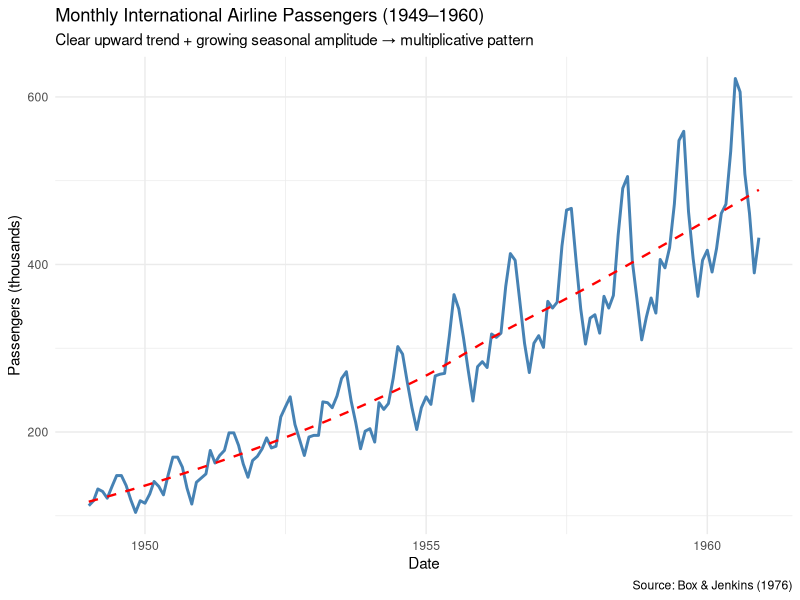
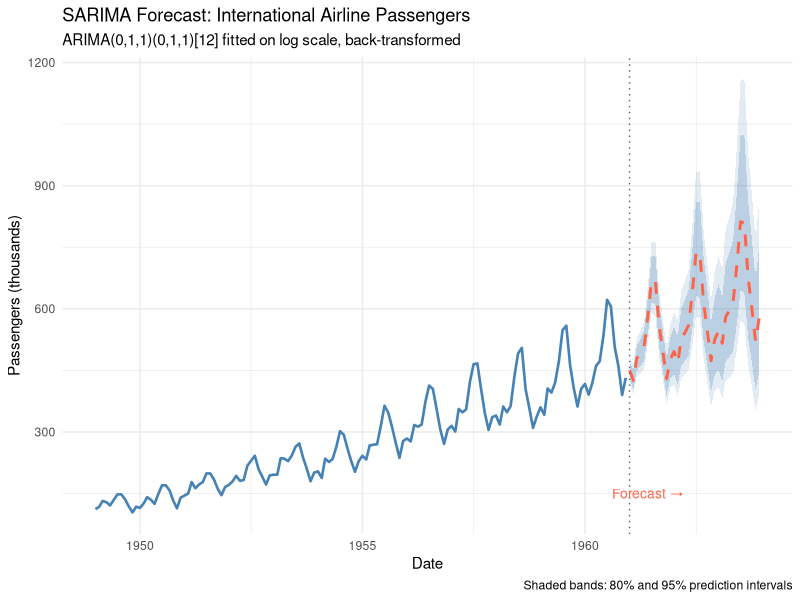
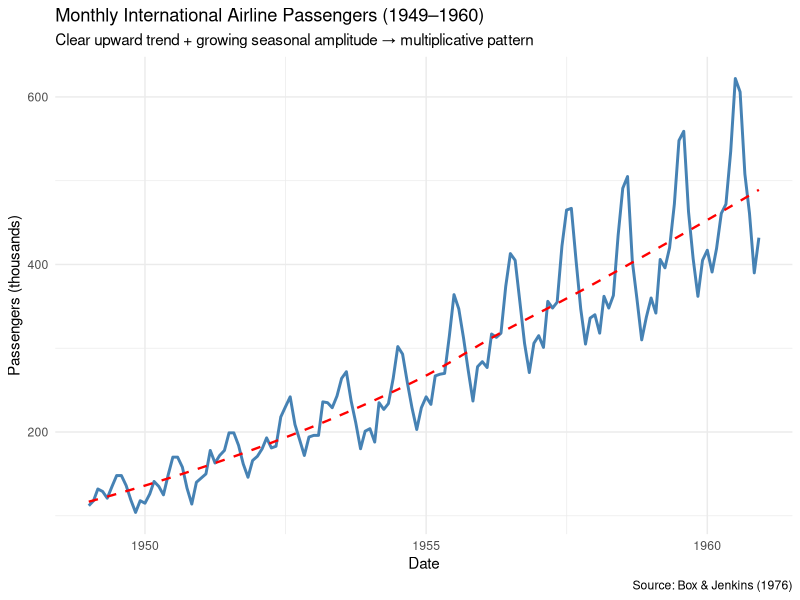
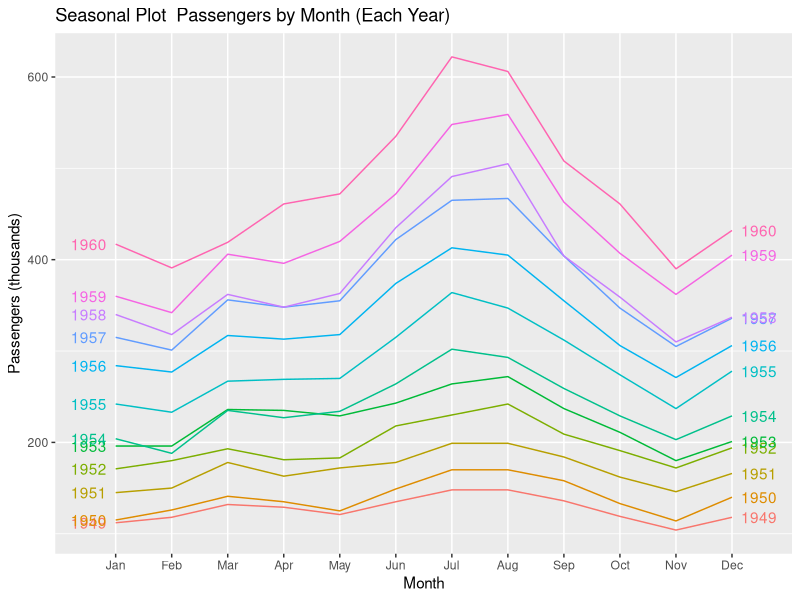
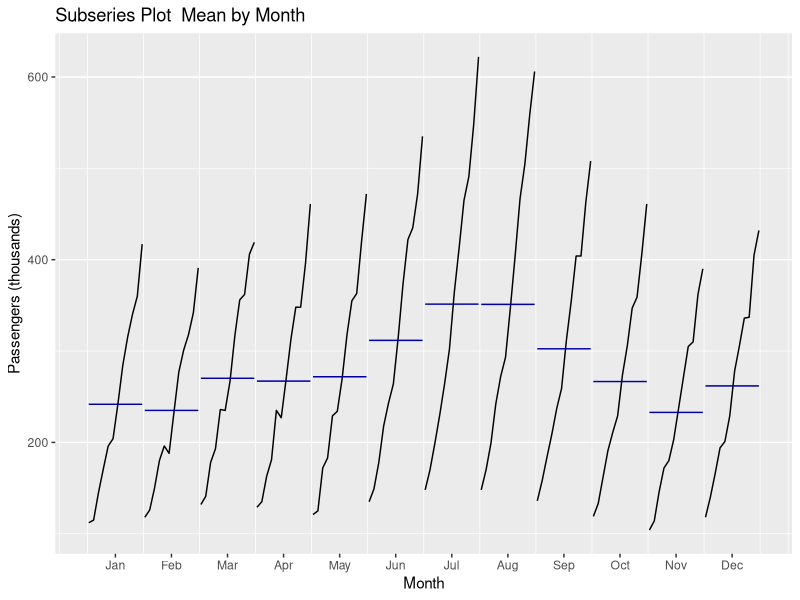
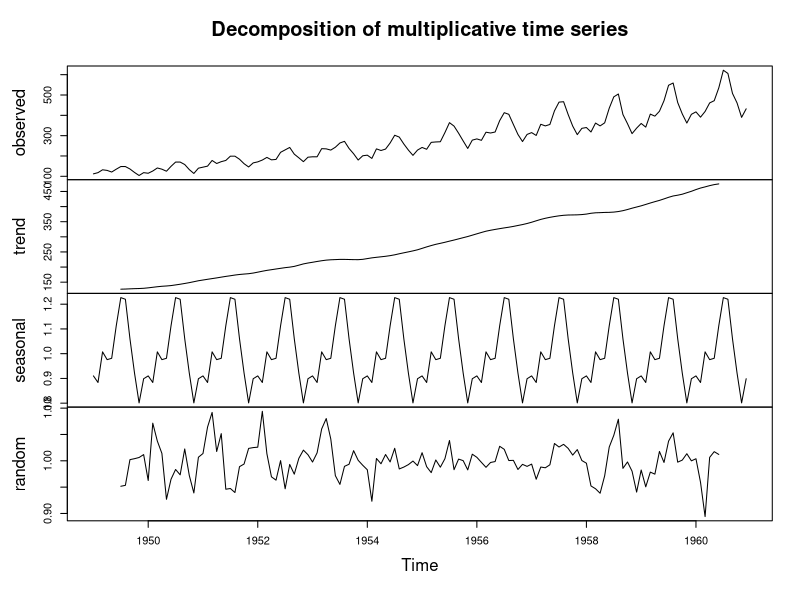
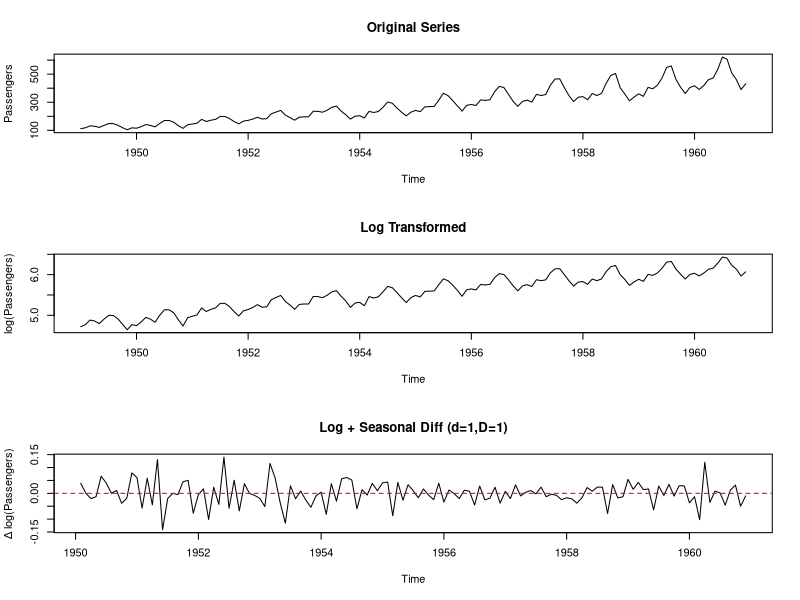
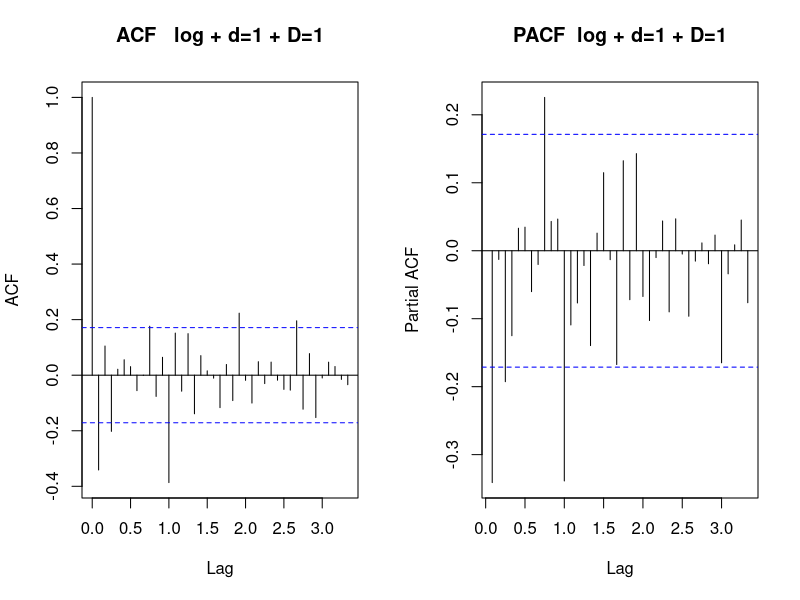

R code for these plots, in order:
# Copyright (c) 2026 Janak Rudani. All rights reserved.
# Provenance: Jrudani21/air-passengers-timeseries/timeseries_analysis.R e278e480c5c6820c
# ============================================================
# Air Passengers: Time Series Forecasting
# STAT 4000 Portfolio Project 4  R Implementation
# Author: Jrudani21
# ============================================================
# Dataset: AirPassengers  built into base R (no download needed)
# Monthly international airline passengers, Jan 1949 – Dec 1960
# ============================================================

# ── 0. Packages ──────────────────────────────────────────────
# install.packages(c("tidyverse","forecast","tseries","ggplot2","zoo"))
library(tidyverse)
library(forecast)    # auto.arima(), forecast(), ggseasonplot()
library(tseries)     # adf.test(), kpss.test()
library(ggplot2)

# ── 1. Load Data ─────────────────────────────────────────────
data("AirPassengers")   # built-in R dataset

cat("Class:", class(AirPassengers), "\n")
cat("Start:", start(AirPassengers), "| End:", end(AirPassengers), "\n")
cat("Frequency:", frequency(AirPassengers), "(monthly)\n")
cat("Length:", length(AirPassengers), "observations\n")
cat("Range:", min(AirPassengers), "–", max(AirPassengers), "thousand passengers\n")

# Convert to tidy data frame for ggplot
air_df <- data.frame(
  date       = seq(as.Date("1949-01-01"), by = "month", length.out = 144),
  passengers = as.numeric(AirPassengers)
)

# ── 2. Time Series Plot ───────────────────────────────────────
ggplot(air_df, aes(x = date, y = passengers)) +
  geom_line(colour = "steelblue", linewidth = 1) +
  geom_smooth(method = "loess", se = FALSE, colour = "red",
              linetype = "dashed", linewidth = 0.8) +
  labs(title    = "Monthly International Airline Passengers (1949–1960)",
       subtitle = "Clear upward trend + growing seasonal amplitude → multiplicative pattern",
       x        = "Date",
       y        = "Passengers (thousands)",
       caption  = "Source: Box & Jenkins (1976)") +
  theme_minimal()
ggsave("figures/01_raw_series.png", width = 10, height = 5)

# ── 3. Seasonal Plot ─────────────────────────────────────────
png("figures/02_seasonal_plot.png", width = 800, height = 500)
ggseasonplot(AirPassengers,
             year.labels = TRUE,
             year.labels.left = TRUE,
             main = "Seasonal Plot  Passengers by Month (Each Year)",
             ylab = "Passengers (thousands)")
dev.off()

# Monthly subseries plot
png("figures/03_subseries_plot.png", width = 800, height = 500)
ggsubseriesplot(AirPassengers,
                main = "Subseries Plot  Mean by Month",
                ylab = "Passengers (thousands)")
dev.off()

# ── 4. Decomposition ─────────────────────────────────────────
# Multiplicative decomposition (amplitude grows with trend → use multiplicative)
decomp_mult <- decompose(AirPassengers, type = "multiplicative")

png("figures/04_decomposition.png", width = 900, height = 700)
plot(decomp_mult)  # R >= 4.5 sets the title itself; passing main= raises "formal argument main matched by multiple actual arguments"
dev.off()

cat("\nSeasonal indices (multiplicative):\n")
print(round(decomp_mult$seasonal[1:12], 4))

# ── 5. Stationarity Testing ───────────────────────────────────
cat("\n===== STATIONARITY TESTS  RAW SERIES =====\n")
adf_raw  <- adf.test(AirPassengers)
kpss_raw <- kpss.test(AirPassengers)
cat(sprintf("ADF  test: p = %.4f  (%s)\n",
            adf_raw$p.value,
            ifelse(adf_raw$p.value < 0.05, "stationary", "non-stationary")))
cat(sprintf("KPSS test: p = %.4f  (%s)\n",
            kpss_raw$p.value,
            ifelse(kpss_raw$p.value > 0.05, "stationary", "non-stationary")))

# Log transformation to stabilise variance
log_ap <- log(AirPassengers)

# First difference of log (removes trend)
d1_log_ap <- diff(log_ap, differences = 1)

# Seasonal difference (removes seasonality)
d1_d12_log_ap <- diff(d1_log_ap, lag = 12)

cat("\n===== STATIONARITY TESTS  LOG + DIFFERENCED =====\n")
adf_diff <- adf.test(d1_d12_log_ap)
cat(sprintf("ADF  test after log + d=1 + D=1: p = %.4f  (%s)\n",
            adf_diff$p.value,
            ifelse(adf_diff$p.value < 0.05, "stationary ✓", "still non-stationary")))

# Plot transformations
png("figures/05_transformations.png", width = 900, height = 700)
par(mfrow = c(3, 1))
plot(AirPassengers,       main = "Original Series",              ylab = "Passengers")
plot(log_ap,              main = "Log Transformed",              ylab = "log(Passengers)")
plot(d1_d12_log_ap,       main = "Log + Seasonal Diff (d=1,D=1)", ylab = "Δ log(Passengers)")
abline(h = 0, col = "red", lty = 2)
dev.off()

# ── 6. ACF & PACF ────────────────────────────────────────────
png("figures/06_acf_pacf.png", width = 900, height = 500)
par(mfrow = c(1, 2))
acf(d1_d12_log_ap,  lag.max = 40, main = "ACF   log + d=1 + D=1")
pacf(d1_d12_log_ap, lag.max = 40, main = "PACF  log + d=1 + D=1")
dev.off()

# ── 7. ARIMA Model Selection ──────────────────────────────────
cat("\n===== AUTO ARIMA =====\n")
arima_model <- auto.arima(
  log(AirPassengers),
  seasonal    = TRUE,
  stepwise    = FALSE,   # exhaustive search
  approximation = FALSE,
  trace       = TRUE
)
print(arima_model)
cat(sprintf("\nSelected model: ARIMA(%d,%d,%d)(%d,%d,%d)[12]\n",
            arima_model$arma[1], arima_model$arma[6], arima_model$arma[2],
            arima_model$arma[3], arima_model$arma[7], arima_model$arma[4]))

# ── 8. Residual Diagnostics ───────────────────────────────────
png("figures/07_arima_diagnostics.png", width = 900, height = 700)
checkresiduals(arima_model)
dev.off()

lb_test <- Box.test(arima_model$residuals, lag = 24, type = "Ljung-Box")
cat(sprintf("\nLjung-Box test (lag=24): χ²=%.3f, p=%.4f\n",
            lb_test$statistic, lb_test$p.value))
cat(ifelse(lb_test$p.value > 0.05,
           "p > 0.05 → residuals are white noise ✓\n",
           "p ≤ 0.05 → residuals show remaining autocorrelation\n"))

# ── 9. Forecast 36 Months Ahead ──────────────────────────────
fc <- forecast(arima_model, h = 36)

# Back-transform from log scale
fc_df <- data.frame(
  date     = seq(as.Date("1961-01-01"), by = "month", length.out = 36),
  mean     = exp(as.numeric(fc$mean)),
  lo80     = exp(as.numeric(fc$lower[,1])),
  hi80     = exp(as.numeric(fc$upper[,1])),
  lo95     = exp(as.numeric(fc$lower[,2])),
  hi95     = exp(as.numeric(fc$upper[,2]))
)

ggplot() +
  # Historical data
  geom_line(data = air_df, aes(x = date, y = passengers),
            colour = "steelblue", linewidth = 0.9) +
  # 95% CI ribbon
  geom_ribbon(data = fc_df,
              aes(x = date, ymin = lo95, ymax = hi95),
              fill = "steelblue", alpha = 0.15) +
  # 80% CI ribbon
  geom_ribbon(data = fc_df,
              aes(x = date, ymin = lo80, ymax = hi80),
              fill = "steelblue", alpha = 0.25) +
  # Forecast line
  geom_line(data = fc_df, aes(x = date, y = mean),
            colour = "tomato", linewidth = 1, linetype = "dashed") +
  # Dividing line at forecast start
  geom_vline(xintercept = as.Date("1961-01-01"),
             linetype = "dotted", colour = "grey40") +
  annotate("text", x = as.Date("1961-06-01"), y = 150,
           label = "Forecast →", colour = "tomato", size = 3.5) +
  labs(title    = "SARIMA Forecast: International Airline Passengers",
       subtitle = sprintf("ARIMA(%d,%d,%d)(%d,%d,%d)[12] fitted on log scale, back-transformed",
                          arima_model$arma[1], arima_model$arma[6], arima_model$arma[2],
                          arima_model$arma[3], arima_model$arma[7], arima_model$arma[4]),
       x        = "Date",
       y        = "Passengers (thousands)",
       caption  = "Shaded bands: 80% and 95% prediction intervals") +
  theme_minimal()
ggsave("figures/08_forecast.png", width = 11, height = 6)

# ── 10. Hold-Out Validation ───────────────────────────────────
# Train on 1949–1958, test on 1959–1960 (24 months)
train_ts <- window(log(AirPassengers), end   = c(1958, 12))
test_ts  <- window(log(AirPassengers), start = c(1959,  1))

val_model <- auto.arima(train_ts, seasonal = TRUE,
                        stepwise = FALSE, approximation = FALSE)
val_fc    <- forecast(val_model, h = 24)

# Accuracy on hold-out
acc <- accuracy(val_fc, test_ts)
cat("\n===== HOLD-OUT ACCURACY (1959–1960) =====\n")
print(acc)
cat(sprintf("Test MAPE on the log scale: %.2f%% (not passengers; shown for reference)\n", acc[2, "MAPE"]))
# MAPE that means something: back-transform to passengers first
mape_orig <- mean(abs(exp(test_ts) - exp(val_fc$mean)) / exp(test_ts)) * 100
cat(sprintf("Test MAPE on the passenger scale: %.2f%%\n", mape_orig))

# ── 11. Winnipeg Weather Bonus ────────────────────────────────
# Connects directly to your Assignment 5!
# Uncomment and run if you have the weather.csv from your course

# weather <- read.csv("data/weather.csv")
# weather <- weather |> mutate(t = 1:nrow(weather))
# weather_ts <- ts(weather$maxtemp, start = c(2013, 1), frequency = 12)
#
# # Same SARIMA workflow as above
# decomp_w  <- decompose(weather_ts, type = "additive")
# arima_w   <- auto.arima(weather_ts, seasonal = TRUE)
# fc_w      <- forecast(arima_w, h = 24)
# autoplot(fc_w) +
#   labs(title = "Winnipeg Max Temperature Forecast (2023–2024)",
#        y = "Max Temperature (°C)")
# ggsave("figures/09_winnipeg_forecast.png", width = 10, height = 5)

cat("\n===== SUMMARY =====\n")
cat("Model: SARIMA on log-transformed AirPassengers\n")
cat(sprintf("AIC  = %.2f\n", arima_model$aic))
cat(sprintf("Test MAPE = %.2f%%  (passenger scale, hold-out 1959-1960)\n", mape_orig))
cat("Ljung-Box p > 0.05 → white noise residuals ✓\n")
cat("Seasonal peaks: July–August every year ✓\n")
